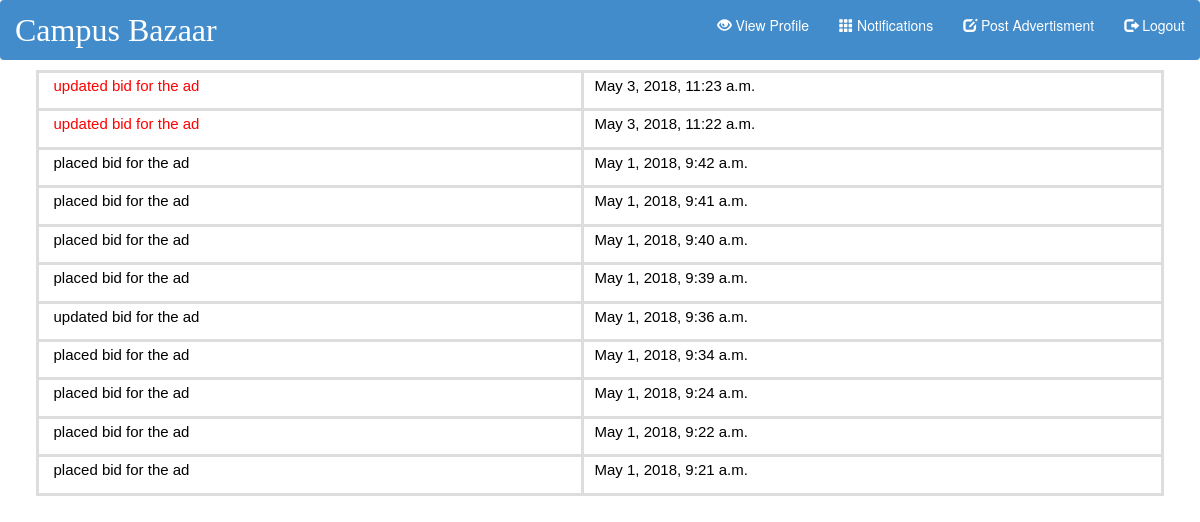
Page /app/notifications/ (signed in) on the committed database.
### app/models.py (models this page shows, shortened)
class Advertisement(models.Model):
	user = models.ForeignKey(Profile,on_delete=models.DO_NOTHING)
	image = models.ImageField(upload_to = 'ad_pic/', default = 'ad_pic/bat.png')
	title = models.CharField(max_length = 200)
	description = models.CharField(max_length = 500)
	tags=models.ManyToManyField(Tag)
	price = models.FloatField(default=0.0)
	timestamp = models.DateTimeField(auto_now_add=True)
	status=models.IntegerField(default=-1)
	def __str__(self):
		return str(self.id)

class Notification(models.Model):
	ad_id = models.ForeignKey(Advertisement,null=True,on_delete=models.CASCADE)
	seller = models.ForeignKey(Profile,related_name='%(class)s_seller',on_delete=models.CASCADE)
	buyer = models.ForeignKey(Profile,related_name='%(class)s_buyer',on_delete=models.CASCADE)
	notify_type = models.IntegerField(default=0)
	read_status = models.BooleanField(default=0)
	timestamp = models.DateTimeField(auto_now_add=True)
	meta_data = models.CharField(max_length=100,default='')

### app/views.py (the view)
@csrf_exempt
@login_required(login_url='/app/')
def view_notifications(request):
	assert(request.method == 'GET')
	profile = Profile.objects.filter(user=request.user)[0]
	criterion1 = Q(buyer=profile) & (Q(notify_type=constants.ACCEPT_BID) | Q(notify_type=constants.DELETE_AD))
	criterion2 = Q(seller=profile) & (Q(notify_type=constants.UPDATE_BID) | Q(notify_type=constants.NEW_BID) | Q(notify_type=constants.REMOVE_BID))
	result = Notification.objects.filter(criterion1 | criterion2).order_by('-timestamp').distinct()
	notifications = []
	for r in result:
		notify_obj = {'ad_id':r.ad_id,'seller':r.seller,'buyer':r.buyer,
			'notify_type':r.notify_type,'read_status':r.read_status,'timestamp':r.timestamp,'meta_data':r.meta_data}
		if (r.notify_type == constants.UPDATE_BID or r.notify_type == constants.NEW_BID) :
			notify_obj['link_param'] = r.ad_id
		if (r.notify_type == constants.ACCEPT_BID) :
			notify_obj['link_param'] = r.seller
		if (not(r.read_status)) :
			r.read_status = True
			r.save()
		if (r.notify_type == constants.DELETE_AD) :
			print(r.meta_data)
		notifications.append(notify_obj)
	return render(request, 'notifications.html',{'notifications':notifications})

### templates/notifications.html (shortened to what this page needs)
{% extends "theme.html" %}
{% load bootstrap3 %}
{% block body %}
<table id="notiftable">
{% for update in notifications %}
 <tr>
    <td>
	{% if update.notify_type == 1%}
	  <form action="{% url 'bidListURL' %}" method="GET">
        <a style="text-decoration:none" href="#" onclick="this.parentNode.submit()">
		  {% if update.read_status == True%}
		  <p style="font-size: 15px;color:black" > &nbsp&nbsp {%bootstrap_label update.buyer.username %} updated bid for the ad {%bootstrap_label update.ad_id.title %}</p>
		  {% else %}
		  <p style="font-size: 15px;color:red" > &nbsp&nbsp {%bootstrap_label update.buyer.username %} updated bid for the ad {%bootstrap_label update.ad_id.title %}</p>
		  {% endif %}</a> </form>
	{% elif update.notify_type == 3 %}
		<form action="{% url 'bidListURL' %}" method="GET">
        <a style="text-decoration:none" href="#" onclick="this.parentNode.submit()">
		  {% if update.read_status == True%}
		  <p style="font-size: 15px;color:black" > &nbsp&nbsp {%bootstrap_label update.buyer.username %} placed bid for the ad {%bootstrap_label update.ad_id.title %}</p>
		  {% else %}
		  <p style="font-size: 15px;color:red" > &nbsp&nbsp {%bootstrap_label update.buyer.username %} placed bid for the ad {%bootstrap_label update.ad_id.title %}</p>
		  {% endif %}</a> </form>
	{% endif %}
	</td>
	<td>
	 <p style="font-size: 15px;color:black"> &nbsp {{update.timestamp}}</p>
    </td>
  </tr>
{% endfor %}
</table>
{% endblock %}

### templates/notifications.html (style rules this page uses)
#notiftable { font-family: "Trebuchet MS", Arial, Helvetica, sans-serif; border-collapse: collapse; width: 100%; }
#notiftable td { border: 3px solid #ddd; padding: 2px; }

### rows in the picture
Advertisement: shows "updated bid for the ad", timestamp "May 3, 2018, 11:23 a.m.", timestamp "May 3, 2018, 11:22 a.m.", timestamp "May 1, 2018, 9:36 a.m.", shows "placed bid for the ad", timestamp "May 1, 2018, 9:34 a.m.", timestamp "May 1, 2018, 9:24 a.m.", timestamp "May 1, 2018, 9:22 a.m.", timestamp "May 1, 2018, 9:21 a.m."
Advertisement: shows "placed bid for the ad", timestamp "May 1, 2018, 9:42 a.m.", timestamp "May 1, 2018, 9:41 a.m.", timestamp "May 1, 2018, 9:40 a.m.", timestamp "May 1, 2018, 9:39 a.m."
